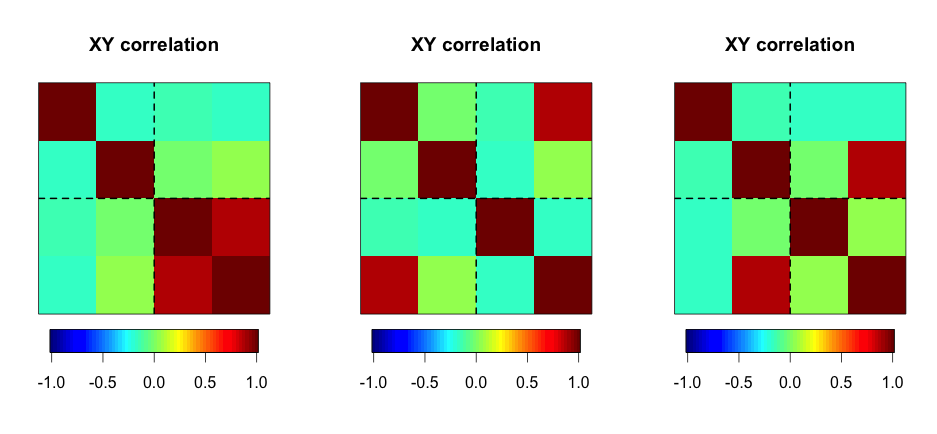

Recreate this plot in R.
library(data.table)
library(ggplot2)
library(GGally)
library(CCA)
library(plyr)
amazonData = fread("~/Desktop/amazon.txt")
amazonData$date = as.Date(amazonData$date)
amazonData$date = as.numeric(amazonData$date)
avgAmazon = ddply(amazonData, ~item, summarize, ave.date = mean(date), ave.rating = mean(rating), ave.vote = mean(votes), ave.helpful = mean(helpful))
candidate = avgAmazon[,-c(1)]
ggpairs(candidate)
firstSet = avgAmazon[,c(2,3)]
secondSet = avgAmazon[,c(4,5)]
X <- as.matrix(firstSet)
Y <- as.matrix(secondSet)
correl <- matcor(X, Y)
img.matcor(correl, type = 1)
firstSet = avgAmazon[,c(4,3)]
secondSet = avgAmazon[,c(2,5)]
correl <- matcor(firstSet, secondSet)
img.matcor(correl, type = 1)
firstSet = avgAmazon[,c(2,4)]
secondSet = avgAmazon[,c(3,5)]
correl <- matcor(firstSet, secondSet)
img.matcor(correl, type = 1)
